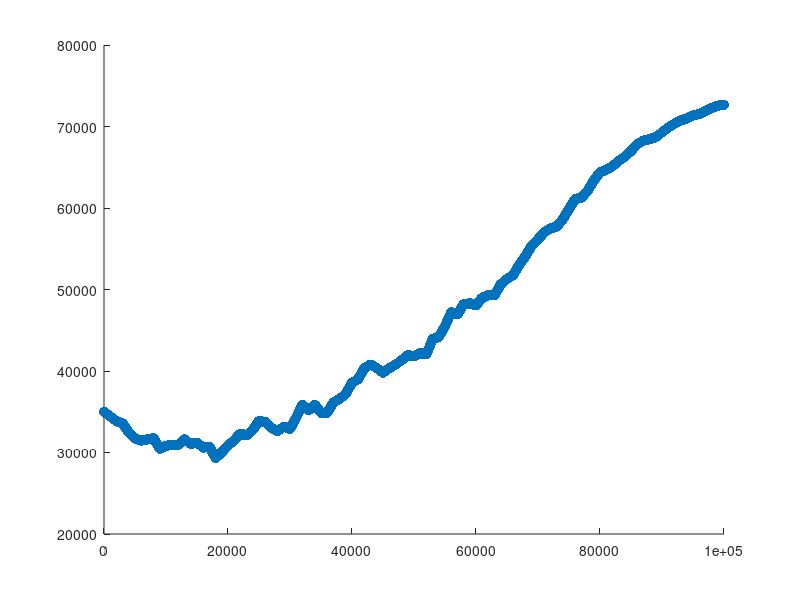

Recreate this plot in MATLAB.
N = 100000; t = 0.01;
a = 0.01; b = 0.01;

ABCDEBi = zeros(N,7);

c = rand +0.5; d = rand +0.5; e = rand +0.5; f = rand +0.5; g = rand +0.5;    
ABCDEBi(1,:) = [1000,1000,3000,34000,35000,0,1];
for i = 2:N
    if (rem(i,1000) == 0)
    c = rand +0.5; d = rand +0.5; e = rand +0.5; f = rand +0.5; g = rand +0.5;
    end
    ABCDEBi(i,1) = ABCDEBi(i-1,1) + c*a*ABCDEBi(i-1,1)*(ABCDEBi(i-1,6)/(75000-ABCDEBi(i-1,6)))*t - b*ABCDEBi(i-1,1)*(75000-ABCDEBi(i-1,1))^2/75000^2/c*t;
    ABCDEBi(i,2) = ABCDEBi(i-1,2) + d*a*ABCDEBi(i-1,2)*(ABCDEBi(i-1,6)/(75000-ABCDEBi(i-1,6)))*t - b*ABCDEBi(i-1,2)*(75000-ABCDEBi(i-1,2))^2/75000^2/d*t;
    ABCDEBi(i,3) = ABCDEBi(i-1,3) + e*a*ABCDEBi(i-1,3)*(ABCDEBi(i-1,6)/(75000-ABCDEBi(i-1,6)))*t - b*ABCDEBi(i-1,3)*(75000-ABCDEBi(i-1,3))^2/75000^2/e*t;
    ABCDEBi(i,4) = ABCDEBi(i-1,4) + f*a*ABCDEBi(i-1,4)*(ABCDEBi(i-1,6)/(75000-ABCDEBi(i-1,6)))*t - b*ABCDEBi(i-1,4)*(75000-ABCDEBi(i-1,4))^2/75000^2/f*t;
    ABCDEBi(i,5) = ABCDEBi(i-1,5) + g*a*ABCDEBi(i-1,5)*(ABCDEBi(i-1,6)/(75000-ABCDEBi(i-1,6)))*t - b*ABCDEBi(i-1,5)*(75000-ABCDEBi(i-1,5))^2/75000^2/g*t;
    ABCDEBi(i,6) = 75000-ABCDEBi(i,1)-ABCDEBi(i,2)-ABCDEBi(i,3)-ABCDEBi(i,4)-ABCDEBi(i,5);
    ABCDEBi(i,7) = i;
end
scatter(ABCDEBi(:,7),ABCDEBi(:,5));